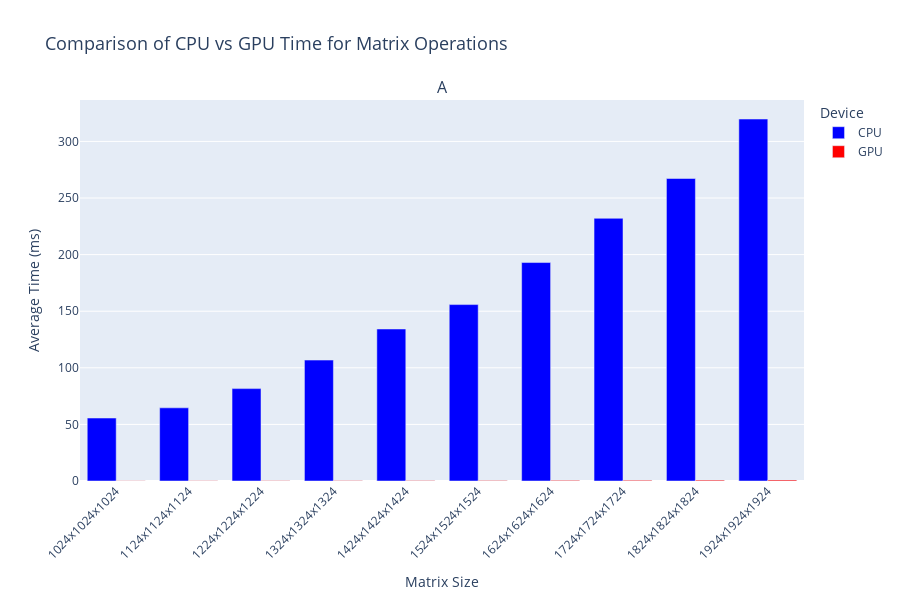

The notebook cell saved with this chart:
### Code cell
import pandas as pd
import plotly.graph_objects as go
from plotly.subplots import make_subplots

# Load the CSV data
file_path = "gemmtask1GPUvsCPUbyTimeSameMNK.csv"
df = pd.read_csv(file_path)

# Add a new column to represent the matrix size (as a combination of M, N, K)
df['Matrix Size'] = df['M'].astype(str) + "x" + df['N'].astype(str) + "x" + df['K'].astype(str)

# Rename columns for better readability
df = df.rename(columns={
    "AverageTimeCPU(ms)": "CPU Time",
    "AverageTimeGPU(ms)": "GPU Time",
})

# Create subplots for Average Time (CPU vs GPU)
fig = make_subplots(
    rows=1, cols=1,  # One row, one column for a single plot
    subplot_titles=("Average Time (CPU vs GPU)"),
)

# Bar plot for CPU Time
cpu_bar = go.Bar(
    x=df["Matrix Size"], 
    y=df["CPU Time"], 
    name="CPU",  # Name for the legend
    marker=dict(color='blue'),  # Blue color for CPU
)

# Bar plot for GPU Time
gpu_bar = go.Bar(
    x=df["Matrix Size"], 
    y=df["GPU Time"], 
    name="GPU",  # Name for the legend
    marker=dict(color='red'),  # Red color for GPU
)

# Add the traces to the plot
fig.add_trace(cpu_bar, row=1, col=1)
fig.add_trace(gpu_bar, row=1, col=1)

# Update layout for better visualization
fig.update_layout(
    title="Comparison of CPU vs GPU Time for Matrix Operations",
    xaxis_title="Matrix Size",
    yaxis_title="Average Time (ms)",
    xaxis_tickangle=-45,  # Rotate x-axis labels for better readability
    legend_title="Device",
    title_font_size=18,
    height=600,  # Set height for the plot
    barmode="group",  # Bars will be grouped next to each other for each matrix size
)

# Show the plot
fig.show()

### Figure 1 — Plotly figure (JSON) as saved in the notebook; plotly's stock layout.template omitted (floating-point values rounded to 4 significant figures)
{"data": [{"marker": {"color": "blue"}, "name": "CPU", "type": "bar", "x": ["1024x1024x1024", "1124x1124x1124", "1224x1224x1224", "1324x1324x1324", "1424x1424x1424", "1524x1524x1524", "1624x1624x1624", "1724x1724x1724", "1824x1824x1824", "1924x1924x1924"], "xaxis": "x", "y": [55.63, 64.63, 81.62, 106.8, 134.3, 155.9, 193.0, 232.1, 267.2, 319.8], "yaxis": "y"}, {"marker": {"color": "red"}, "name": "GPU", "type": "bar", "x": ["1024x1024x1024", "1124x1124x1124", "1224x1224x1224", "1324x1324x1324", "1424x1424x1424", "1524x1524x1524", "1624x1624x1624", "1724x1724x1724", "1824x1824x1824", "1924x1924x1924"], "xaxis": "x", "y": [0.1887, 0.2353, 0.294, 0.3505, 0.4094, 0.47, 0.5817, 0.6586, 0.786, 0.9125], "yaxis": "y"}], "layout": {"annotations": [{"font": {"size": 16}, "showarrow": false, "text": "A", "x": 0.5, "xanchor": "center", "xref": "paper", "y": 1, "yanchor": "bottom", "yref": "paper"}], "barmode": "group", "height": 600, "legend": {"title": {"text": "Device"}}, "title": {"font": {"size": 18}, "text": "Comparison of CPU vs GPU Time for Matrix Operations"}, "xaxis": {"anchor": "y", "domain": [0, 1], "tickangle": -45, "title": {"text": "Matrix Size"}}, "yaxis": {"anchor": "x", "domain": [0, 1], "title": {"text": "Average Time (ms)"}}}}
